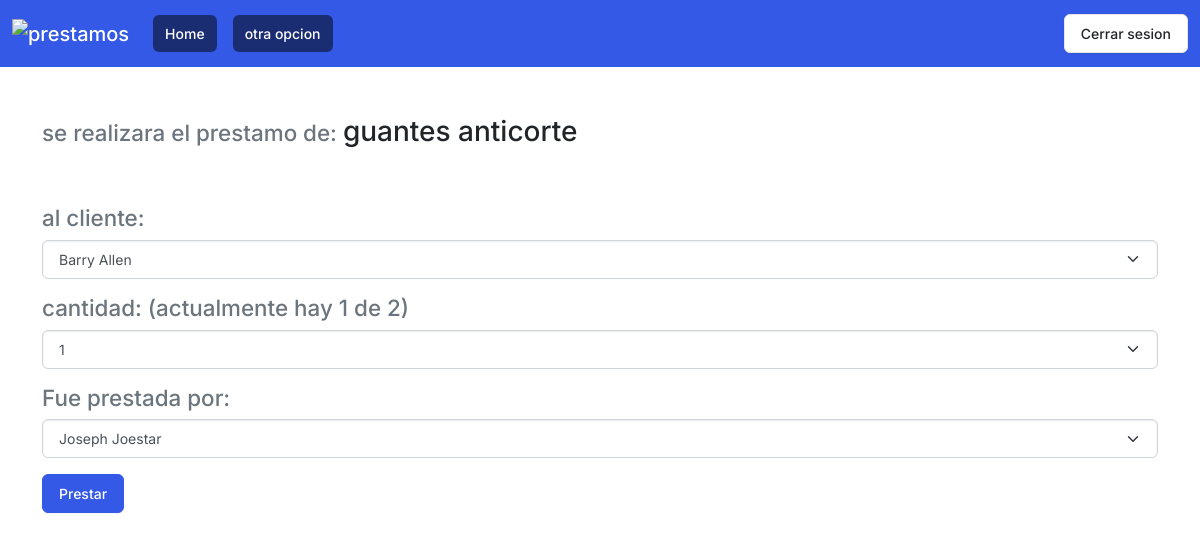
The page /registro/prestar_herramienta.php?id=2 on the database its author committed.
### tables this page shows
create table herramientas (
    idHerramienta numeric (4)primary key not null,
    herramienta varchar(40) not null,
    cantidad numeric(4) default 0,
    max  numeric(4) default 1
);

### registro/prestar_herramienta.php (the view, shortened to what this page needs)
<?php
include_once("../registro/barra_navegacion.php");
$con = conectar();
$id = $_GET['id'];
$sql = "SELECT * FROM herramientas WHERE idHerramienta='$id'";
$query = mysqli_query($con, $sql);
$herramienta = mysqli_fetch_array($query);
$sqlAlumno = "SELECT * FROM alumnos a order by a.nombres asc";
$alumno = mysqli_query($con, $sqlAlumno);
$sqlUsuario = "SELECT * FROM usuarios u order by u.nombre asc";
$usuario = mysqli_query($con, $sqlUsuario);
$cantidadActual = intval($herramienta["cantidad"]);
$cantidTotal = intval($herramienta["max"]);
$res = " ";
for ($i = 1; $i <= $cantidadActual; $i++) {
    $res .= "<option value= '$i'>$i</option>";
}
?>
<!DOCTYPE html>
<html lang="en">
<head>
    <link rel="stylesheet" href="../estilos/zephyr.css">
    <link rel="stylesheet" href="../estilos/normalize.css">
</head>
<body>
    <div class="container mt-5">
        <form action="prestar_a_alumno.php" method="POST">
            <h3><small class="text-muted">se realizara el prestamo de: </small><?php echo $herramienta['herramienta'] ?></h3>
            <br><br>
            <h3><small class="text-muted">al cliente: </small></h3>
            <select aria-label="cliente" class="form-select text center mb-3" name="cliente" id="cliente">
                <?php foreach ($alumno as $alumnos) : ?>
                    <option value="<?php echo $alumnos['numControl'] ?>"><?php echo $alumnos['nombres'] . " " . $alumnos['apellidos'] ?></option>
                <?php endforeach ?>
            </select>
            <h3><small class="text-muted">cantidad: (actualmente hay <?php echo $cantidadActual ?> de <?php echo $cantidTotal ?>)</small></h3>
            <select aria-label="cantidad" class="form-select text center mb-3" name="cantidad" id="cantidad">
                <?php echo $res ?>
            </select>
            <h3><small class=" text-muted">Fue prestada por: </small></h3>
            <select aria-label="encargado" class="form-select text center mb-3" name="encargado" id="encargado">
                <?php foreach ($usuario as $usuarios) : ?>
                    <option value="<?php echo $usuarios['idusuario'] ?>"><?php echo $usuarios['nombre'] . " " . $usuarios['apellido'] ?></option>
                <?php endforeach ?>
            </select>
            <input type="submit" class="btn btn-primary btn-block" value="Prestar">
        </form>
</body>
</html>

### rows shown on the page
herramientas: herramienta "guantes anticorte", cantidad "1", max "2"

### other values the page prints
form field cliente "Barry Allen"
form field cantidad "1"
form field encargado "Joseph Joestar"
